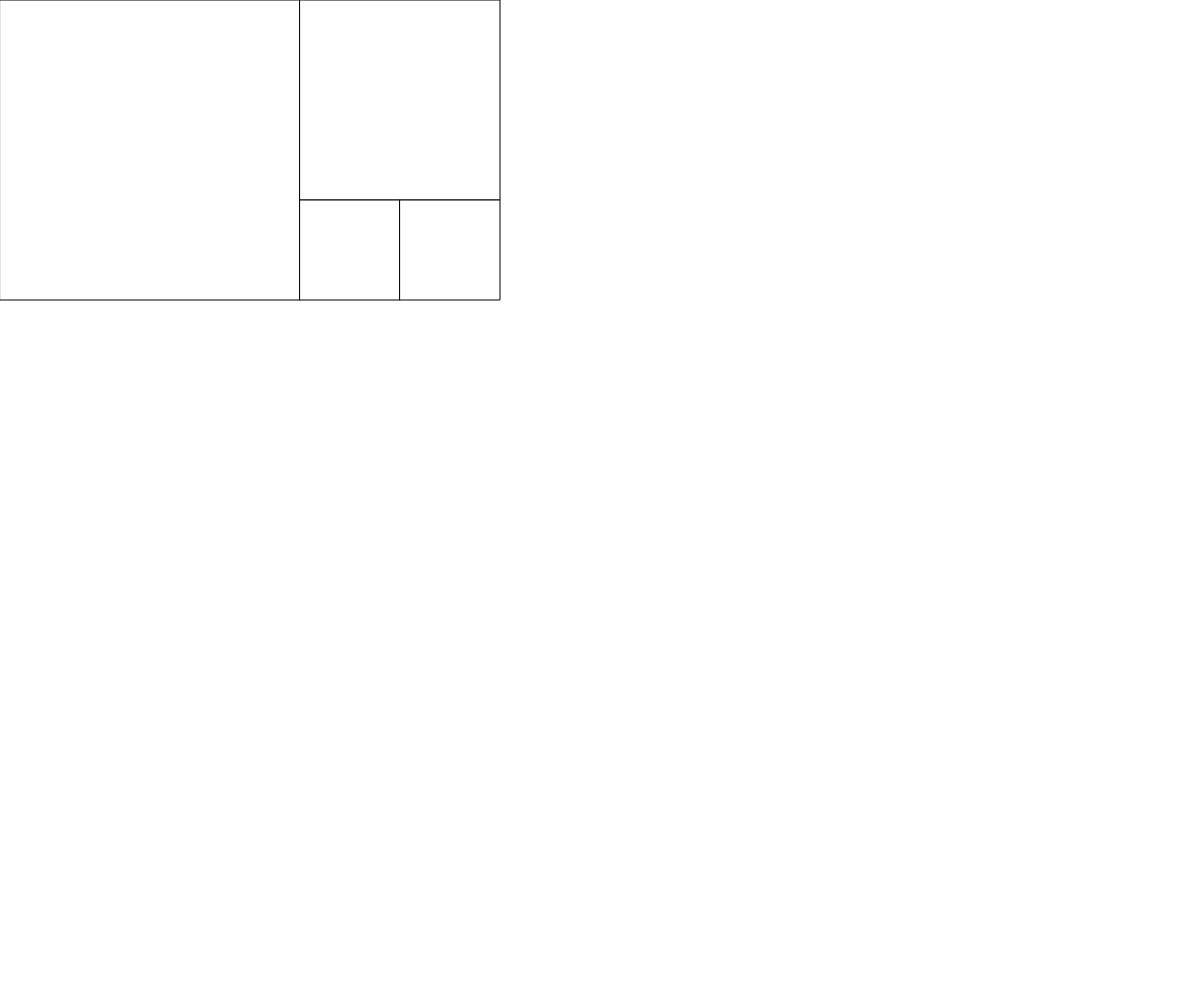
Frame 1 (no input)
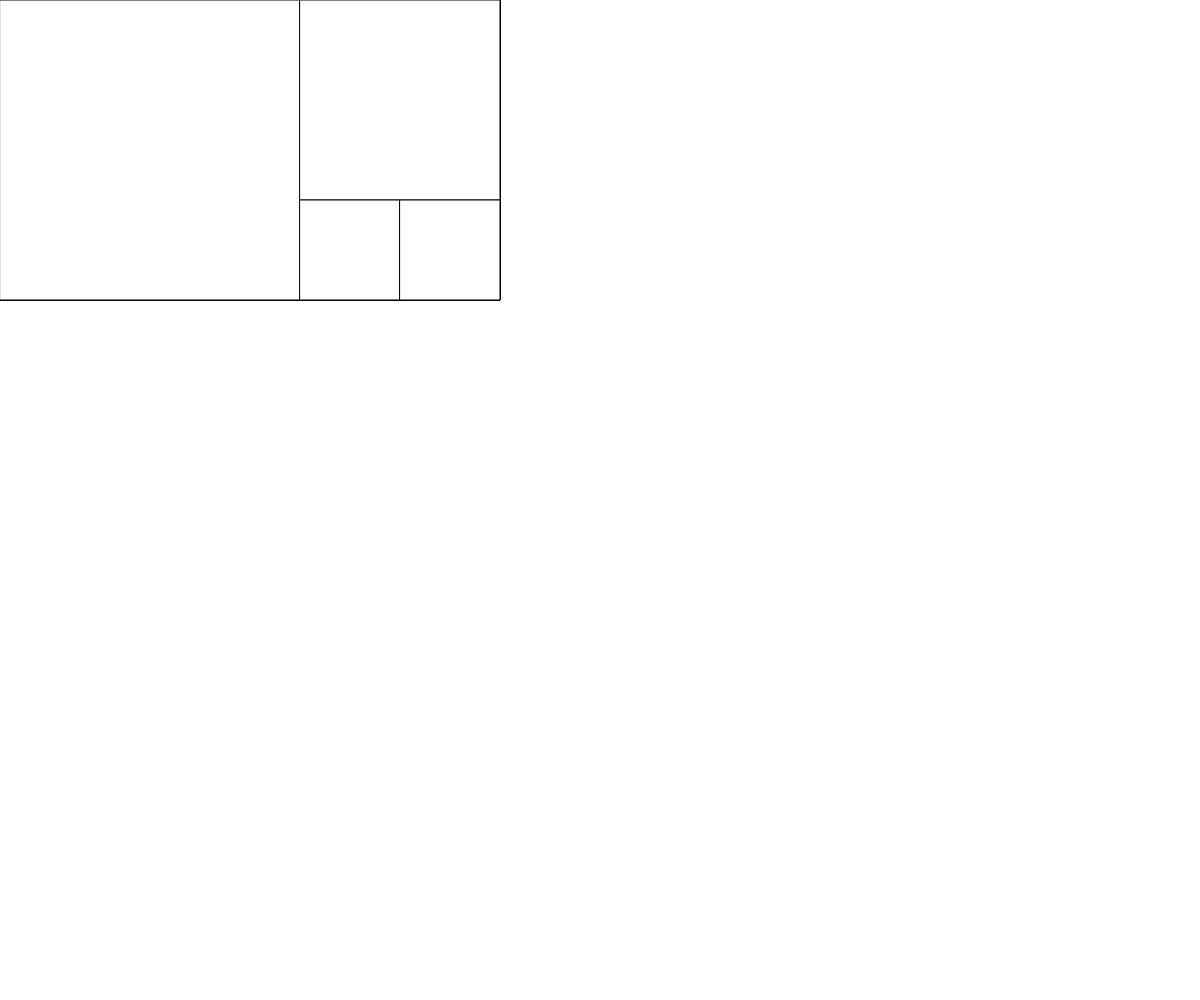
Frame 60 (no input)
Frame 120 (the mouse pressed at the canvas centre since frame 60): identical to frame 60, image omitted

The p5.js sketch that drew these frames (run headless with seeded random() and noise() and a simulated clock; from frame 60 on, the mouse is pressed at the canvas centre):

// p5.js sketch
// ── sketch.js
function setup() {
  createCanvas(windowWidth, windowHeight);
}

function draw() {
  let numA = 10;
  let numB = 6;
  let scalar = 50;
  numA *= scalar;
  numB *= scalar;

  let wd = numB;
  let xPos = 0;
  let yPos = 0;
  let itr = 0;

  while(wd > 0){
    itr++;
    if(itr % 2 == 1){
      while(xPos + wd <= numA){
        rect(xPos, yPos, wd, wd);
        xPos += wd;
      }
      wd = numA - xPos;
    } else {
      while(yPos + wd <= numB){
        rect(xPos, yPos, wd, wd);
        yPos += wd;
      }
      wd = numB - yPos
    }
  }
}
